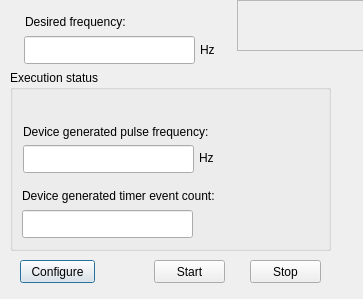
<?xml version="1.0" encoding="UTF-8"?>
<ui version="4.0">
 <class>PulseOutputwithTimerInterruptClass</class>
 <widget class="QDialog" name="PulseOutputwithTimerInterruptClass">
  <property name="geometry">
   <rect>
    <x>0</x>
    <y>0</y>
    <width>363</width>
    <height>299</height>
   </rect>
  </property>
  <property name="sizePolicy">
   <sizepolicy hsizetype="Fixed" vsizetype="Fixed">
    <horstretch>0</horstretch>
    <verstretch>0</verstretch>
   </sizepolicy>
  </property>
  <property name="minimumSize">
   <size>
    <width>363</width>
    <height>299</height>
   </size>
  </property>
  <property name="maximumSize">
   <size>
    <width>363</width>
    <height>299</height>
   </size>
  </property>
  <property name="windowTitle">
   <string>Pulse Output with Timer Interrupt</string>
  </property>
  <widget class="QFrame" name="bkgrndImage">
   <property name="geometry">
    <rect>
     <x>237</x>
     <y>0</y>
     <width>151</width>
     <height>51</height>
    </rect>
   </property>
   <property name="frameShape">
    <enum>QFrame::StyledPanel</enum>
   </property>
   <property name="frameShadow">
    <enum>QFrame::Raised</enum>
   </property>
  </widget>
  <widget class="QLabel" name="label">
   <property name="geometry">
    <rect>
     <x>25</x>
     <y>14</y>
     <width>121</width>
     <height>16</height>
    </rect>
   </property>
   <property name="sizePolicy">
    <sizepolicy hsizetype="Fixed" vsizetype="Fixed">
     <horstretch>0</horstretch>
     <verstretch>0</verstretch>
    </sizepolicy>
   </property>
   <property name="text">
    <string>Desired frequency:</string>
   </property>
  </widget>
  <widget class="QLineEdit" name="userFreqEditor">
   <property name="geometry">
    <rect>
     <x>24</x>
     <y>36</y>
     <width>171</width>
     <height>28</height>
    </rect>
   </property>
   <property name="sizePolicy">
    <sizepolicy hsizetype="Fixed" vsizetype="Fixed">
     <horstretch>0</horstretch>
     <verstretch>0</verstretch>
    </sizepolicy>
   </property>
  </widget>
  <widget class="QLabel" name="label_2">
   <property name="geometry">
    <rect>
     <x>200</x>
     <y>42</y>
     <width>16</width>
     <height>16</height>
    </rect>
   </property>
   <property name="sizePolicy">
    <sizepolicy hsizetype="Fixed" vsizetype="Fixed">
     <horstretch>0</horstretch>
     <verstretch>0</verstretch>
    </sizepolicy>
   </property>
   <property name="text">
    <string>Hz</string>
   </property>
  </widget>
  <widget class="QGroupBox" name="groupBox">
   <property name="geometry">
    <rect>
     <x>10</x>
     <y>70</y>
     <width>321</width>
     <height>181</height>
    </rect>
   </property>
   <property name="autoFillBackground">
    <bool>true</bool>
   </property>
   <property name="title">
    <string>Execution status</string>
   </property>
   <widget class="QLabel" name="ExecutionStatus">
    <property name="geometry">
     <rect>
      <x>15</x>
      <y>20</y>
      <width>261</width>
      <height>21</height>
     </rect>
    </property>
    <property name="text">
     <string/>
    </property>
   </widget>
   <widget class="QLabel" name="label_3">
    <property name="geometry">
     <rect>
      <x>13</x>
      <y>54</y>
      <width>211</width>
      <height>16</height>
     </rect>
    </property>
    <property name="sizePolicy">
     <sizepolicy hsizetype="Fixed" vsizetype="Fixed">
      <horstretch>0</horstretch>
      <verstretch>0</verstretch>
     </sizepolicy>
    </property>
    <property name="minimumSize">
     <size>
      <width>171</width>
      <height>0</height>
     </size>
    </property>
    <property name="text">
     <string>Device generated pulse frequency:</string>
    </property>
   </widget>
   <widget class="QLineEdit" name="devFreqEditor">
    <property name="geometry">
     <rect>
      <x>13</x>
      <y>75</y>
      <width>171</width>
      <height>28</height>
     </rect>
    </property>
    <property name="sizePolicy">
     <sizepolicy hsizetype="Fixed" vsizetype="Fixed">
      <horstretch>0</horstretch>
      <verstretch>0</verstretch>
     </sizepolicy>
    </property>
    <property name="readOnly">
     <bool>true</bool>
    </property>
   </widget>
   <widget class="QLabel" name="label_4">
    <property name="geometry">
     <rect>
      <x>189</x>
      <y>80</y>
      <width>16</width>
      <height>16</height>
     </rect>
    </property>
    <property name="sizePolicy">
     <sizepolicy hsizetype="Fixed" vsizetype="Fixed">
      <horstretch>0</horstretch>
      <verstretch>0</verstretch>
     </sizepolicy>
    </property>
    <property name="text">
     <string>Hz</string>
    </property>
   </widget>
   <widget class="QLabel" name="label_5">
    <property name="geometry">
     <rect>
      <x>12</x>
      <y>118</y>
      <width>221</width>
      <height>16</height>
     </rect>
    </property>
    <property name="sizePolicy">
     <sizepolicy hsizetype="Fixed" vsizetype="Fixed">
      <horstretch>0</horstretch>
      <verstretch>0</verstretch>
     </sizepolicy>
    </property>
    <property name="minimumSize">
     <size>
      <width>181</width>
      <height>0</height>
     </size>
    </property>
    <property name="text">
     <string>Device generated timer event count:</string>
    </property>
   </widget>
   <widget class="QLineEdit" name="evtCountEditor">
    <property name="geometry">
     <rect>
      <x>12</x>
      <y>140</y>
      <width>171</width>
      <height>28</height>
     </rect>
    </property>
    <property name="sizePolicy">
     <sizepolicy hsizetype="Fixed" vsizetype="Fixed">
      <horstretch>0</horstretch>
      <verstretch>0</verstretch>
     </sizepolicy>
    </property>
    <property name="readOnly">
     <bool>true</bool>
    </property>
   </widget>
  </widget>
  <widget class="QPushButton" name="btnConfig">
   <property name="geometry">
    <rect>
     <x>20</x>
     <y>260</y>
     <width>75</width>
     <height>23</height>
    </rect>
   </property>
   <property name="text">
    <string>Configure</string>
   </property>
  </widget>
  <widget class="QPushButton" name="btnStart">
   <property name="geometry">
    <rect>
     <x>154</x>
     <y>260</y>
     <width>71</width>
     <height>23</height>
    </rect>
   </property>
   <property name="text">
    <string>Start</string>
   </property>
  </widget>
  <widget class="QPushButton" name="btnStop">
   <property name="geometry">
    <rect>
     <x>250</x>
     <y>260</y>
     <width>71</width>
     <height>23</height>
    </rect>
   </property>
   <property name="text">
    <string>Stop</string>
   </property>
  </widget>
 </widget>
 <layoutdefault spacing="6" margin="11"/>
 <resources/>
 <connections/>
</ui>
